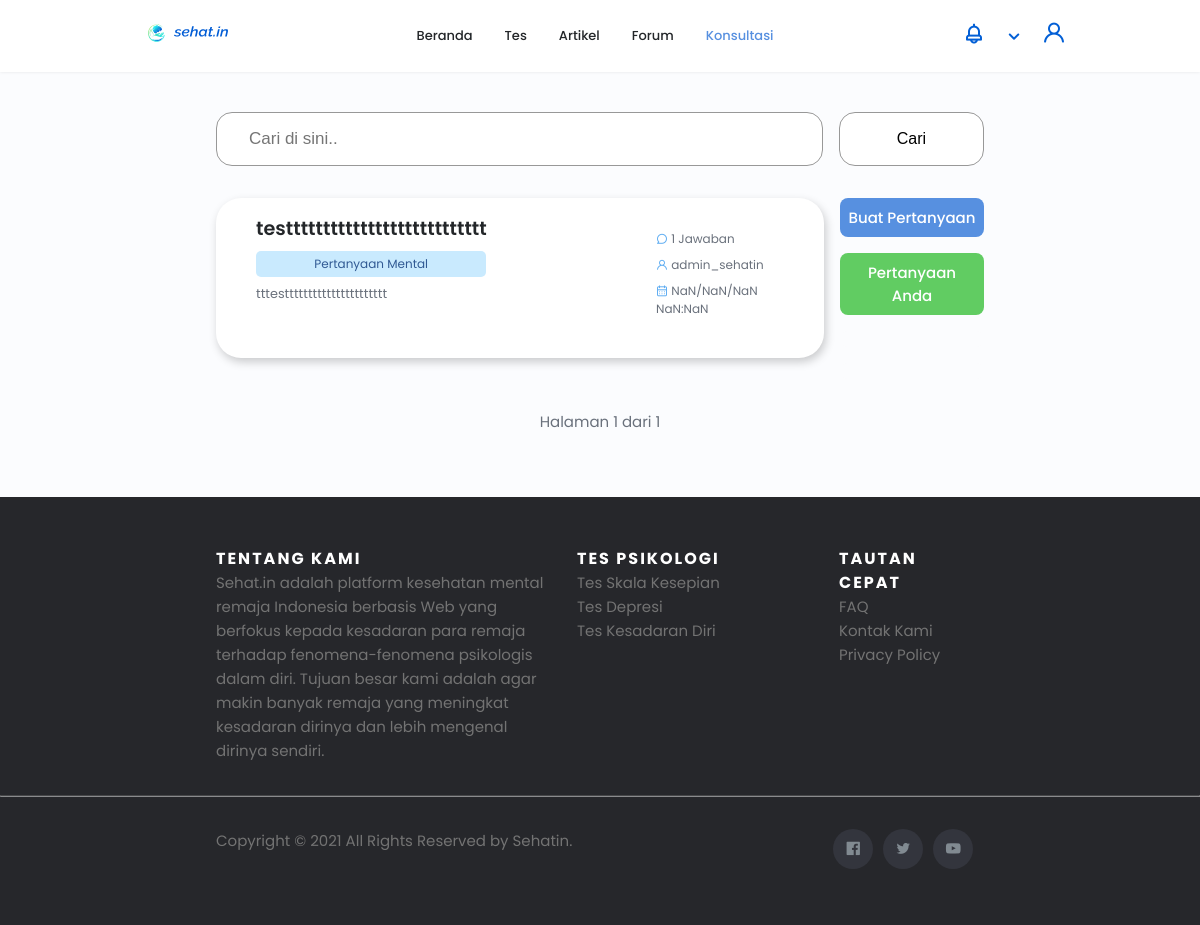
/konsultasi (signed in), run on the app's committed database.
### sehat_in_webproject/models.py (models this page shows)
class Konsultasi(models.Model): # Konsultasi
    id = models.AutoField(primary_key=True)
    title = models.CharField(max_length=200)
    content = models.TextField()
    tag = models.ForeignKey(Tag, on_delete=models.CASCADE, null=True, blank=True)
    user = models.ForeignKey(User, on_delete=models.SET_NULL, null=True)
    comments = models.IntegerField(default=0)
    created_at = models.DateTimeField(auto_now_add=True)
    updated_at = models.DateTimeField(auto_now=True)

class Tag(models.Model): # Tag of a post, will be generated by admin only
    name = models.CharField(max_length=50)
    type = models.CharField(max_length=50)
    adminOnly = models.BooleanField(default=False)

### sehat_in_webproject/views.py (the view)
# urls.py: path('konsultasi', views.konsultasi, name='konsultasi'),
def konsultasi(request):
    if request.user.is_authenticated:
        notifications = Notification.objects.filter(user=request.user).order_by('-created_at')
    else:
        notifications = None
    tags = Tag.objects.filter(type="Konsultasi")
    searching = False
    q = None
    if request.GET.get('q'):
        query = request.GET.get('q')
        paginator = Paginator(Konsultasi.objects.filter(title__icontains=query).order_by('-created_at'), 25)
        page = request.GET.get('page')
        konsultasi = paginator.get_page(page)
        searching = True
        q = query
        if paginator.count == 0:
            messages.info(request, 'Tidak ada hasil yang ditemukan')
            return redirect('/konsultasi')
    else:
        paginator = Paginator(Konsultasi.objects.all().order_by('-created_at'), 25)
        page = request.GET.get('page')
        konsultasi = paginator.get_page(page)
    return render(request, 'konsultasi/index.html', {'post_konsul': konsultasi, 'tags': tags, 'searching': searching, 'notifications': notifications, 'q': q})

### sehat_in_webproject/templatetags/space_to_dash.py (called while the page is built)
@register.filter
def space_to_dash(value):
    return value.replace(" ","-")

### templates/konsultasi/index.html (shortened to what this page needs)
<!DOCTYPE html>
<html lang="en">
{% load static %}
{% load space_to_dash %}
<head>
    <link rel="stylesheet" href="{% static 'css/swiper-bundle.min.css' %}">
    <link rel="stylesheet" href="https://unicons.iconscout.com/release/v4.0.0/css/line.css">
    <link rel="stylesheet" href="{% static 'css/styles.css' %}">
    <link rel="stylesheet" href="{% static 'css/header.css' %}">
    <link rel="stylesheet" href="{% static 'css/footer.css' %}">
    <link rel="stylesheet" href="{% static 'css/forum.css' %}">
</head>
<body>
    {% include 'templates/header.html' %}
    <form action="/konsultasi" method="get">
        <section class="container search__container">
            <input type="text" name="q" placeholder="Cari di sini.." value={% if q %}{{q}}{% endif %}>
            <button type="submit">Cari</button>
        </section>
    </form>
    {% if searching or messages %}
    <main class="container flex" style="margin-top: 5px;">
    {% else %}
    <main class="container flex">
    {% endif %}
    {% if post_konsul %}
        <div class="container__forum">
        {% for post in post_konsul %}
            <div class="container__card">
                <div class="forum__about">
                    <a href="/konsultasi/{{ post.id }}"><h1>{{ post.title }}</h1></a>
                    <a class="forum__category" href="/konsultasi/tag/{{ post.tag.name|space_to_dash }}">{{ post.tag.name }}<a>
                    <p id="post-{{post.id}}">
                    </p>
                </div>
                <div class="forum__info">
                    <div>
                        <i class="uil uil-comment"></i>
                        {{ post.comments }} Jawaban
                    </div>
                    <div>
                        <i class="uil uil-user"></i>
                        {% if post.user == null %}deleted{% else %}{{ post.user }}{% endif %}
                    </div>
                    <div>
                        <i class="uil uil-calendar-alt"></i>
                        <span id="date-{{ post.id }}">{{ post.created_at.isoformat }}</span>
                    </div>
                </div>
            </div>
            {% endfor %}
        {% endif %}
        </div>
        <div class="container__forum__button">
            {% if user.is_authenticated %}
            <a href="/konsultasi/create" class="create button button--flex">
                Buat Pertanyaan
            </a>
            <a href="/profile/{{ user.username }}/konsultasi" class="your__post button button--flex" style="text-align:center;">
                Pertanyaan Anda
            </a>
            <a class="your__post button button--flex" style="background-color: #fbfcfe"></a>
            {% else %}
            <a href="/auth/login" class="create button button--flex" style="text-align:center;">
                Masuk untuk Bertanya
            </a>
            {% endif %}
            <a class="your__post button button--flex" style="background-color: #fbfcfe"></a>
        </div>
    </main>
    <div class="page-num">
        Halaman {{ post_konsul.number }} dari {{ post_konsul.paginator.num_pages }}<br>
    </div>
    {% include 'templates/footer.html' %}
</body>
</html>

### static/css/styles.css (style rules this page uses)
:root { --header-height: 3rem; --hue-color: 215; --first-color: hsl(var(--hue-color), 69%, 61%); --first-color-second: hsl(var(--hue-color), 69%, 61%); --first-color-alt: hsl(var(--hue-color), 57%, 53%); --first-color-lighter: hsl(var(--hue-color), 92%, 85%); --title-color: hsl(var(--hue-color), 8%, 15%); --text-color: hsl(var(--hue-color), 8%, 45%); --text-color-light: hsl(var(--hue-color), 8%, 65%); --input-color: hsl(var(--hue-color), 70%, 96%); --body-color: hsl(var(--hue-color), 60%, 99%); --container-color: #FFF; --scroll-bar-color: hsl(var(--hue-color), 12%, 90%); --scroll-thumb-color: hsl(var(--hue-color), 12%, 80%); --body-font: 'Poppins', sans-serif; --big-font-size: 2rem; --h1-font-size: 1.5rem; --h2-font-size: 1.25rem; --h3-font-size: 1.125rem; --normal-font-size: .938rem; --small-font-size: .813rem; --smaller-font-size: .75rem; --font-medium: 500; --font-semi-bold: 600; --mb-0-25: .25rem; --mb-0-5: .5rem; --mb-0-75: .75rem; --mb-1: 1rem; --mb-1-5: 1.5rem; --mb-2: 2rem; --mb-2-5: 2.5rem; --mb-3: 3rem; --z-tooltip: 10; --z-fixed: 100; --z-modal: 1000; }
@media screen and (min-width: 968px) { :root { --big-font-size: 3rem; --h1-font-size: 2.25rem; --h2-font-size: 1.5rem; --h3-font-size: 1.25rem; --normal-font-size: 1rem; --small-font-size: .875rem; --smaller-font-size: 813rem; } }
* { box-sizing: border-box; padding: 0; margin: 0; }
html { scroll-behavior: smooth; }
body { margin: 0 0 var(--header-height) 0; font-family: var(--body-font); font-size: var(--normal-font-size); background-color: var(--body-color); color: var(--text-color); display: flex; flex-direction: column; min-height: 100vh; }
main { flex: 1 0 auto; }
h1, h2, h3, h4 { color: var(--title-color); font-weight: var(--font-semi-bold); }
a { text-decoration: none; }
.page-num { text-align: center; padding-top: 20px; }
.container { max-width: 768px; margin-left: var(--mb-1-5); margin-right: var(--mb-1-5); }
.button { display: inline-block; background-color: var(--first-color); color: #FFF; padding: 1rem; border-radius: .5rem; font-weight: var(--font-medium); }
.button--flex { display: inline-flex; align-items: center; }
.search__container { margin-top: 7rem; }
.search__container input[type=text] { padding: 1rem 2rem; font-size: 17px; border: 1px solid #989898; box-sizing: border-box; border-radius: 1rem; width: 80%; }
.search__container button { float: right; padding: 1rem 3rem; background: #fff; font-size: 1rem; cursor: pointer; border: 1px solid #989898; box-sizing: border-box; border-radius: 1rem; width: 19%; }
@media screen and (min-width:768px) { .container { margin-left: auto; margin-right: auto; } }
@media screen and (min-width:768px) { body { margin: 0; } }

### static/css/header.css (style rules this page uses)
:root { --header-height: 3rem; --hue-color: 215; --first-color: hsl(var(--hue-color), 69%, 61%); --first-color-second: hsl(var(--hue-color), 69%, 61%); --first-color-alt: hsl(var(--hue-color), 57%, 53%); --first-color-lighter: hsl(var(--hue-color), 92%, 85%); --title-color: hsl(var(--hue-color), 8%, 15%); --text-color: hsl(var(--hue-color), 8%, 45%); --text-color-light: hsl(var(--hue-color), 8%, 65%); --input-color: hsl(var(--hue-color), 70%, 96%); --body-color: hsl(var(--hue-color), 60%, 99%); --container-color: #FFF; --scroll-bar-color: hsl(var(--hue-color), 12%, 90%); --scroll-thumb-color: hsl(var(--hue-color), 12%, 80%); --body-font: 'Poppins', sans-serif; --big-font-size: 2rem; --h1-font-size: 1.5rem; --h2-font-size: 1.25rem; --h3-font-size: 1.125rem; --normal-font-size: .938rem; --small-font-size: .813rem; --smaller-font-size: .75rem; --font-medium: 500; --font-semi-bold: 600; --mb-0-25: .25rem; --mb-0-5: .5rem; --mb-0-75: .75rem; --mb-1: 1rem; --mb-1-5: 1.5rem; --mb-2: 2rem; --mb-2-5: 2.5rem; --mb-3: 3rem; --z-tooltip: 10; --z-fixed: 100; --z-modal: 1000; }

### data on the page
Konsultasi: title "testtttttttttttttttttttttttttt", tag.name "Pertanyaan Mental", comments "1", user "admin_sehatin"

### other printed values
{{ post_konsul.number }} "1"
{{ post_konsul.paginator.num_pages }} "1"
